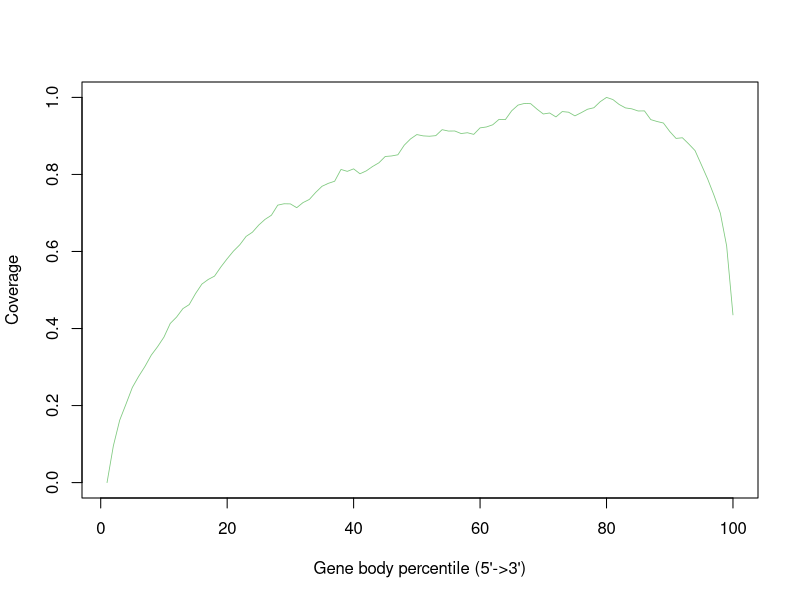

This figure's R source:
accepted_hits <- c(0.0,0.09535673839184598,0.16187869636340757,0.20387488989555808,0.24689977349943376,0.2756912986032465,0.3016720145967032,0.33097945765697745,0.35296338240845604,0.3776487982886624,0.4132597206493016,0.4297478608279854,0.4517168428337737,0.46217991065811,0.4907779665282497,0.5153320435384422,0.527320057883478,0.5360356109223606,0.5597277274443186,0.5811697810494526,0.6010585755631056,0.617464923870643,0.639256165848748,0.6501242607273184,0.6687429218573047,0.6835047816786208,0.6941573864351328,0.7203142695356738,0.72388715867623,0.7235521265886498,0.7136678935447338,0.7269881716370957,0.7351657858311312,0.7533676230023908,0.7692407512268781,0.7769173902101422,0.78233216937209,0.8129899647665786,0.8080140304517428,0.814524348810872,0.8017836919592299,0.8092275386938468,0.8206713225116397,0.830216591166478,0.8466339499182082,0.8479866616333207,0.8510286900717252,0.8758234239335598,0.892193595067321,0.9035524411727696,0.9001226878067196,0.8991694979237448,0.9007550018875047,0.9162569208506355,0.9126014533786334,0.9128428966905751,0.9061886560966402,0.9082814269535674,0.9040479111614446,0.9209017553793885,0.9232564175160438,0.9288961243236441,0.9429855605889015,0.9423233610167359,0.9652596891908897,0.9799995281238203,0.9842723669309174,0.9837690323392475,0.969614319869133,0.9569814080785202,0.9595515603372342,0.9493621806971184,0.9632361268403171,0.9615782685290046,0.95207310934944,0.9603427393985151,0.9693083868126336,0.973144740153517,0.9888590033975085,1.0,0.9944987102051088,0.9816597458160312,0.9727444318610796,0.9703205612180698,0.964750062916824,0.9649985843714609,0.9423406631433245,0.9374087706052598,0.9335071410595193,0.9115601799421166,0.8935423744809362,0.8952670819177048,0.8791989115389455,0.8619652069963508,0.825248521454637,0.7880410846860451,0.7459127658235812,0.6996232855165472,0.6143969422423556,0.4353883540958852)


pdf("gene_coverage.geneBodyCoverage.curves.pdf")
x=1:100
icolor = colorRampPalette(c("#7fc97f","#beaed4","#fdc086","#ffff99","#386cb0","#f0027f"))(1)
plot(x,accepted_hits,type='l',xlab="Gene body percentile (5'->3')", ylab="Coverage",lwd=0.8,col=icolor[1])
dev.off()
